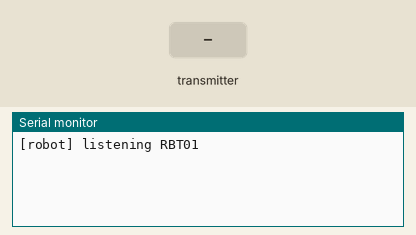
Recording of a sketch running on a simulated Arduino Uno, built with avr-gcc and run on an emulated ATmega328P. Parts: the last lines printed to the serial monitor. The test bench sets the inputs (shaded band). No radio packets arrive unless stated.

Above: at 1.2 s.
1.3 s: the transmitter starts sending cnt = 0
At 1.37 s:
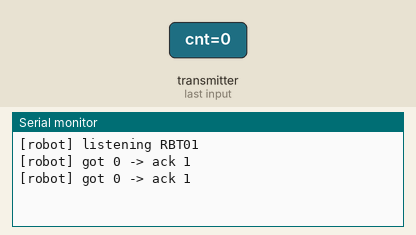
3.2 s: the transmitter starts sending cnt = 64
At 3.27 s:
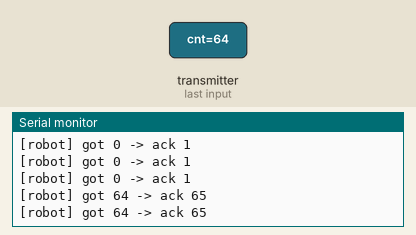

The sketch:

04_nrf_ping.ino
```cpp
/*
 * AGV 진단 ④ nRF24L01 무선 핑 테스트
 *
 * NODE 0 = 허브 (하드웨어 SPI, 쉴드 없음)
 *   CE→D9, CSN→D10, SCK→D13, MO→D11, MI→D12, VCC→5V, GND→GND
 *
 * NODE 1 = 로봇 (소프트웨어 SPI, 쉴드 아날로그 포트)
 *   CE→5V직결, CSN→A1, SCK→A2, MO→A3, MI→A4, VCC→5V, GND→GND
 */

#define NODE 1   // 0=허브, 1=로봇

// 소프트웨어 SPI — 허브/로봇 공통: CSN=A1, SCK=A2, MO=A3, MI=A4
#define SOFTSPI
#define SOFT_SPI_MISO_PIN A4
#define SOFT_SPI_MOSI_PIN A3
#define SOFT_SPI_SCK_PIN  A2
#include <SPI.h>
#include <RF24.h>
#if NODE == 0
#define PIN_CE  9    // 허브: CE → D9 (TX 펄스 필요)
#else
#define PIN_CE  6    // 로봇: 더미 — CE 5V 직결 (항상 RX)
#endif
#define PIN_CSN A1
// ───────────────────────────────────────────────────────────────

RF24 radio(PIN_CE, PIN_CSN);
const uint8_t addr[6] = "RBT01";

void setup() {
  Serial.begin(115200);
  if (!radio.begin()) {
    Serial.println(F("nRF24 초기화 실패 — 배선 확인"));
    while (1);
  }
  radio.setPALevel(RF24_PA_LOW);
  radio.setDataRate(RF24_1MBPS);
  radio.enableAckPayload();

#if NODE == 1
  radio.openReadingPipe(1, addr);
  radio.startListening();
  Serial.println(F("[robot] listening RBT01"));
#else
  radio.openWritingPipe(addr);
  radio.stopListening();
  Serial.println(F("[hub] sending to RBT01"));
#endif
}

#if NODE == 1
void loop() {
  if (radio.available()) {
    uint8_t cnt = 0;
    radio.read(&cnt, sizeof(cnt));
    uint8_t reply = cnt + 1;
    radio.writeAckPayload(1, &reply, sizeof(reply));
    Serial.print(F("[robot] got ")); Serial.print(cnt);
    Serial.print(F(" -> ack ")); Serial.println(reply);
  }
}
#else
uint8_t cnt = 0;
void loop() {
  bool ok = radio.write(&cnt, sizeof(cnt));
  if (ok && radio.isAckPayloadAvailable()) {
    uint8_t back = 0;
    radio.read(&back, sizeof(back));
    Serial.print(F("[hub] ack OK  sent=")); Serial.print(cnt);
    Serial.print(F(" back=")); Serial.println(back);
  } else {
    Serial.println(F("[hub] NO-ACK"));
  }
  cnt++;
  delay(500);
}
#endif
```

Measured:
- after the input at 1.3 s, the serial monitor: prints a new line at once (image 1)
- after the input at 3.2 s, the serial monitor: prints a new line at once (image 2)
